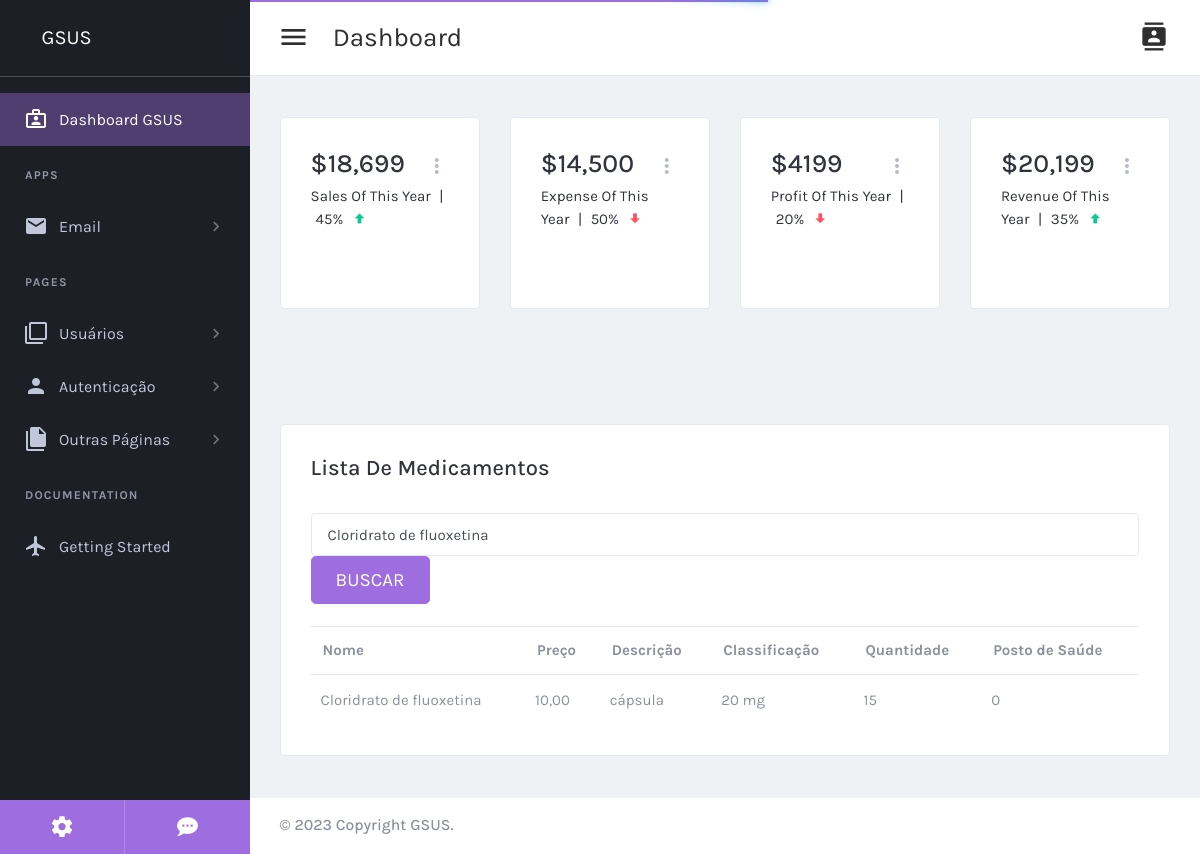
Screenshot of /index.php?busca=Cloridrato de fluoxetina with the database file from the repository.
### tables this page shows
CREATE TABLE `medicamento` (
  `id_medicamento` int(11) NOT NULL,
  `nome` varchar(100) NOT NULL,
  `classificacao_medicamento` varchar(100) NOT NULL,
  `informacoes` varchar(100) NOT NULL,
  `preco` varchar(50) NOT NULL,
  `quantidade` int(11) NOT NULL,
  `id_posto` int(11) NOT NULL,
  `id_farmacia` int(6) NOT NULL
);

### public/index.php (the view, shortened to what this page needs)
<?php
include('connection.php');
?>
<!DOCTYPE html>
<html lang="en" dir="ltr">
  <head>
  <link href="plugins/material/css/materialdesignicons.min.css" rel="stylesheet" />
  <link href="plugins/simplebar/simplebar.css" rel="stylesheet" />
  <link href="plugins/nprogress/nprogress.css" rel="stylesheet" />
  <link href="plugins/DataTables/DataTables-1.10.18/css/jquery.dataTables.min.css" rel="stylesheet" />
  <link href="plugins/jvectormap/jquery-jvectormap-2.0.3.css" rel="stylesheet" />
  <link href="plugins/daterangepicker/daterangepicker.css" rel="stylesheet" />
  <link href="https://cdn.quilljs.com/1.3.6/quill.snow.css" rel="stylesheet">
  <link href="plugins/toaster/toastr.min.css" rel="stylesheet" />
  <link id="main-css-href" rel="stylesheet" href="css/style.css" />
  <link rel="stylesheet" href="assets/css/icofont.min.css">
</head>
  <body class="navbar-fixed sidebar-fixed" id="body">
    <div class="wrapper">
        <aside class="left-sidebar sidebar-dark" id="left-sidebar">
          <div id="sidebar" class="sidebar sidebar-with-footer">
            <div class="app-brand">
              <a href="/index.html">
              <i class="icofont-group"></i>
              <span class="brand-name">GSUS</span>
              <i class="icofont-map-pins"></i>
              </a>
            </div>
            <div class="sidebar-left" data-simplebar style="height: 100%;">
              <ul class="nav sidebar-inner" id="sidebar-menu">
                  <li
                   class="active"
                   >
                    <a class="sidenav-item-link" href="index.php">
                      <i class="mdi mdi-briefcase-account-outline"></i>
                      <span class="nav-text">Dashboard GSUS</span>
                    </a>
                  </li>
                  <li class="section-title">
                    Apps
                  </li>
                  <li  class="has-sub" >
                    <a class="sidenav-item-link" href="javascript:void(0)" data-toggle="collapse" data-target="#email"
                      aria-expanded="false" aria-controls="email">
                      <i class="mdi mdi-email"></i>
                      <span class="nav-text">email</span> <b class="caret"></b>
                    </a>
                  </li>
                  <li class="section-title">
                    Pages
                  </li>
                  <li  class="has-sub" >
                    <a class="sidenav-item-link" href="javascript:void(0)" data-toggle="collapse" data-target="#users"
                      aria-expanded="false" aria-controls="users">
                      <i class="mdi mdi-image-filter-none"></i>
                      <span class="nav-text">Usuários</span> <b class="caret"></b>
                    </a>
                  </li>
                  <li  class="has-sub" >
                    <a class="sidenav-item-link" href="javascript:void(0)" data-toggle="collapse" data-target="#authentication"
                      aria-expanded="false" aria-controls="authentication">
                      <i class="mdi mdi-account"></i>
                      <span class="nav-text">Autenticação</span> <b class="caret"></b>
                    </a>
                  </li>
                  <li  class="has-sub" >
                    <a class="sidenav-item-link" href="javascript:void(0)" data-toggle="collapse" data-target="#other-page"
                      aria-expanded="false" aria-controls="other-page">
                      <i class="mdi mdi-file-multiple"></i>
                      <span class="nav-text">Outras páginas</span> <b class="caret"></b>
                    </a>
                  </li>
                  <li class="section-title">
                    Documentation
                  </li>
                  <li
                   >
                    <a class="sidenav-item-link" href="getting-started.html">
                      <i class="mdi mdi-airplane"></i>
                      <span class="nav-text">Getting Started</span>
                    </a>
                  </li>
              </ul>
            </div>
            <div class="sidebar-footer">
              <div class="sidebar-footer-content">
                <ul class="d-flex">
                  <li>
                    <a href="user-account-settings.html" data-toggle="tooltip" title="Profile settings"><i class="mdi mdi-settings"></i></a></li>
                  <li>
                    <a href="#" data-toggle="tooltip" title="No chat messages"><i class="mdi mdi-chat-processing"></i></a>
                  </li>
                </ul>
              </div>
            </div>
          </div>
        </aside>
      <div class="page-wrapper">
          <header class="main-header" id="header">
            <nav class="navbar navbar-expand-lg navbar-light" id="navbar">
              <button id="sidebar-toggler" class="sidebar-toggle">
              </button>
              <span class="page-title">Dashboard</span>
              <div class="navbar-right ">
                <ul class="nav navbar-nav">
                  <li class="custom-dropdown">
                    <a class="offcanvas-toggler active custom-dropdown-toggler" data-offcanvas="contact-off" href="javascript:" >
                      <i class="mdi mdi-contacts icon"></i>
                    </a>
                  </li>
                    </ul>
              </div>
            </nav>
          </header>
        <div class="content-wrapper">
          <div class="content">
                  <div class="row">
                    <div class="col-xl-3 col-sm-6">
                      <div class="card card-default card-mini">
                        <div class="card-header">
                          <h2>$18,699</h2>
                          <div class="dropdown">
                            <a class="dropdown-toggle icon-burger-mini" href="#" role="button" id="dropdownMenuLink" data-toggle="dropdown" aria-haspopup="true" aria-expanded="false">
                            </a>
                           </div>
                          <div class="sub-title">
                            <span class="mr-1">Sales of this year</span> |
                            <span class="mx-1">45%</span>
                            <i class="mdi mdi-arrow-up-bold text-success"></i>
                          </div>
                        </div>
                        <div class="card-body">
                        </div>
                      </div>
                    </div>
                    <div class="col-xl-3 col-sm-6">
                      <div class="card card-default card-mini">
                        <div class="card-header">
                          <h2>$14,500</h2>
                          <div class="dropdown">
                            <a class="dropdown-toggle icon-burger-mini" href="#" role="button" id="dropdownMenuLink" data-toggle="dropdown" aria-haspopup="true" aria-expanded="false">
                            </a>
                          </div>
                          <div class="sub-title">
                            <span class="mr-1">Expense of this year</span> |
                            <span class="mx-1">50%</span>
                            <i class="mdi mdi-arrow-down-bold text-danger"></i>
                          </div>
                        </div>
                        <div class="card-body">
                        </div>
                      </div>
                    </div>
                    <div class="col-xl-3 col-sm-6">
                      <div class="card card-default card-mini">
                        <div class="card-header">
                          <h2>$4199</h2>
                          <div class="dropdown">
                            <a class="dropdown-toggle icon-burger-mini" href="#" role="button" id="dropdownMenuLink" data-toggle="dropdown" aria-haspopup="true" aria-expanded="false">
                            </a>
                          </div>
                          <div class="sub-title">
                            <span class="mr-1">Profit of this year</span> |
                            <span class="mx-1">20%</span>
                            <i class="mdi mdi-arrow-down-bold text-danger"></i>
                          </div>
                        </div>
                        <div class="card-body">
                        </div>
                      </div>
                    </div>
                    <div class="col-xl-3 col-sm-6">
                      <div class="card card-default card-mini">
                        <div class="card-header">
                          <h2>$20,199</h2>
                          <div class="dropdown">
                            <a class="dropdown-toggle icon-burger-mini" href="#" role="button" id="dropdownMenuLink" data-toggle="dropdown" aria-haspopup="true" aria-expanded="false">
                            </a>
                          </div>
                          <div class="sub-title">
                            <span class="mr-1">Revenue of this year</span> |
                            <span class="mx-1">35%</span>
                            <i class="mdi mdi-arrow-up-bold text-success"></i>
                          </div>
                        </div>
                        <div class="card-body">
                        </div>
                      </div>
                    </div>
                  </div>
              <div class="row">
                <div class="col-xl">
                    <div class="card card-default">
                      <div class="card-header align-items-center">
                        <h2 class="">Lista de medicamentos</h2>
                        </div>
                      <div class="card-body">
                        <div class="tab-content">
                          <table id="product-sale" class="table table-product " style="width:100%">
                          <form action="">
            <div >
                 <input name="busca" value="<?php if (isset($_GET['busca']))echo $_GET['busca'];?>" placeholder="Digite o medicamento que deseja consultar" class="form-control" type="text">
                 <button type="submit" class = "btn btn-lg btn-primary">Buscar</button>
            </div>
    </form>
    <br>
    <table id="productsTable" class="table table-hover table-product" style="width:100%">
        <tr>
            <th>Nome</th>
            <th>Preço</th>
            <th>Descrição</th>
            <th>Classificação</th>
            <th>Quantidade</th>
            <th>Posto de Saúde</th>
        </tr>
        <?php
        if(!isset($_GET['busca'])){
        ?>
        <tr>
            <td colspan = "3"> Digite o que deseja pesquisar... </td>
        </tr>
        <?php
        } else {
            $sql_code = "SELECT * FROM medicamento
                         WHERE nome LIKE '%$_GET[busca]%'
                         OR preco LIKE '%$_GET[busca]%'
                         OR informacoes LIKE '%$_GET[busca]%'
                         OR classificacao_medicamento LIKE '%$_GET[busca]%'";
            $sql_query = $mysqli->query($sql_code) or die("Erro ao realizar a consulta:" . $mysqli->error);
            }
        ?>
            <?php
            if ($sql_query->num_rows == 0) { ?>
            <tr>
                <td colspan = "3"> Nenhum medicamento encontrado... </td>
            </tr>
        <?php
        } else {
            while ($dado = $sql_query->fetch_assoc()) {
            ?>
            <tr class="">
                   <td><?php echo $dado['nome']; ?></td>
                   <td><?php echo $dado['preco']; ?></td>
                   <td><?php echo $dado['informacoes'];?></td>
                   <td><?php echo $dado['classificacao_medicamento']; ?></td>
                   <td><?php echo $dado['quantidade']; ?></td>
                   <td><?php echo $dado['id_posto'];?></td>
            </tr>
            <?php
            }
        }
        ?>
                          </table>
                        </div>
                      </div>
                    </div>
                </div>
</div>
        </div>
          <footer class="footer mt-auto">
            <div class="copyright bg-white">
              <p>
                &copy; <span id="copy-year"></span> Copyright GSUS.
              </p>
            </div>
          </footer>
      </div>
    </div>
  </body>
</html>

### rows the page displays
medicamento: nome "Cloridrato de fluoxetina", preco "10,00", informacoes "cápsula", classificacao_medicamento "20 mg", quantidade "15", id_posto "0"
